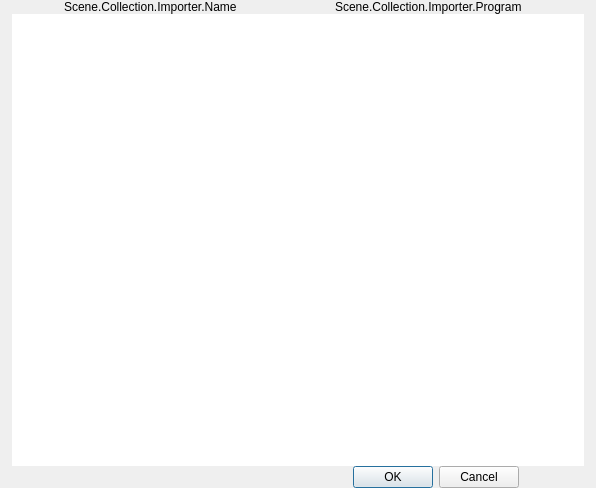
<?xml version="1.0" encoding="UTF-8"?>
<ui version="4.0">
 <class>PLSImporter</class>
 <widget class="QWidget" name="PLSImporter">
  <property name="geometry">
   <rect>
    <x>0</x>
    <y>0</y>
    <width>596</width>
    <height>488</height>
   </rect>
  </property>
  <property name="windowTitle">
   <string>Scene.Collection.Import.From.Other</string>
  </property>
  <layout class="QHBoxLayout" name="horizontalLayout_5">
   <property name="spacing">
    <number>0</number>
   </property>
   <property name="leftMargin">
    <number>0</number>
   </property>
   <property name="topMargin">
    <number>0</number>
   </property>
   <property name="rightMargin">
    <number>0</number>
   </property>
   <property name="bottomMargin">
    <number>0</number>
   </property>
   <item>
    <widget class="QStackedWidget" name="stackedWidget">
     <property name="currentIndex">
      <number>0</number>
     </property>
     <widget class="QWidget" name="listPage">
      <layout class="QVBoxLayout" name="verticalLayout">
       <property name="spacing">
        <number>0</number>
       </property>
       <property name="leftMargin">
        <number>0</number>
       </property>
       <property name="topMargin">
        <number>0</number>
       </property>
       <property name="rightMargin">
        <number>0</number>
       </property>
       <property name="bottomMargin">
        <number>0</number>
       </property>
       <item>
        <widget class="QFrame" name="titleFrame">
         <property name="frameShape">
          <enum>QFrame::NoFrame</enum>
         </property>
         <property name="frameShadow">
          <enum>QFrame::Raised</enum>
         </property>
         <layout class="QHBoxLayout" name="horizontalLayout">
          <property name="spacing">
           <number>9</number>
          </property>
          <property name="leftMargin">
           <number>64</number>
          </property>
          <property name="topMargin">
           <number>0</number>
          </property>
          <property name="rightMargin">
           <number>0</number>
          </property>
          <property name="bottomMargin">
           <number>0</number>
          </property>
          <item>
           <widget class="QLabel" name="titleNameLabel">
            <property name="text">
             <string>Scene.Collection.Importer.Name</string>
            </property>
           </widget>
          </item>
          <item>
           <widget class="QLabel" name="titleProgramLabel">
            <property name="text">
             <string>Scene.Collection.Importer.Program</string>
            </property>
           </widget>
          </item>
         </layout>
        </widget>
       </item>
       <item>
        <layout class="QHBoxLayout" name="horizontalLayout_4">
         <property name="spacing">
          <number>0</number>
         </property>
         <property name="leftMargin">
          <number>12</number>
         </property>
         <property name="rightMargin">
          <number>12</number>
         </property>
         <item>
          <widget class="PLSImporterListView" name="listView">
           <property name="frameShape">
            <enum>QFrame::NoFrame</enum>
           </property>
           <property name="verticalScrollMode">
            <enum>QAbstractItemView::ScrollPerPixel</enum>
           </property>
          </widget>
         </item>
        </layout>
       </item>
       <item>
        <widget class="QFrame" name="buttonFrame">
         <property name="frameShape">
          <enum>QFrame::NoFrame</enum>
         </property>
         <property name="frameShadow">
          <enum>QFrame::Raised</enum>
         </property>
         <layout class="QHBoxLayout" name="horizontalLayout_3">
          <property name="spacing">
           <number>10</number>
          </property>
          <property name="leftMargin">
           <number>26</number>
          </property>
          <property name="topMargin">
           <number>0</number>
          </property>
          <property name="rightMargin">
           <number>30</number>
          </property>
          <property name="bottomMargin">
           <number>0</number>
          </property>
          <item>
           <widget class="QLabel" name="nameSelectLabel">
            <property name="text">
             <string/>
            </property>
           </widget>
          </item>
          <item>
           <spacer name="horizontalSpacer">
            <property name="orientation">
             <enum>Qt::Horizontal</enum>
            </property>
            <property name="sizeHint" stdset="0">
             <size>
              <width>40</width>
              <height>20</height>
             </size>
            </property>
           </spacer>
          </item>
          <item>
           <widget class="PLSDialogButtonBox" name="buttonBox">
            <property name="sizePolicy">
             <sizepolicy hsizetype="Minimum" vsizetype="Fixed">
              <horstretch>0</horstretch>
              <verstretch>0</verstretch>
             </sizepolicy>
            </property>
            <property name="standardButtons">
             <set>QDialogButtonBox::Cancel|QDialogButtonBox::Ok</set>
            </property>
            <property name="centerButtons">
             <bool>true</bool>
            </property>
           </widget>
          </item>
         </layout>
        </widget>
       </item>
      </layout>
     </widget>
     <widget class="QWidget" name="noDataPage">
      <layout class="QHBoxLayout" name="horizontalLayout_7">
       <item>
        <widget class="QLabel" name="noDataLabel">
         <property name="text">
          <string>Scene.Collection.Importer.No.Scenes</string>
         </property>
         <property name="alignment">
          <set>Qt::AlignCenter</set>
         </property>
        </widget>
       </item>
      </layout>
     </widget>
    </widget>
   </item>
  </layout>
 </widget>
 <customwidgets>
  <customwidget>
   <class>PLSDialogButtonBox</class>
   <extends>QDialogButtonBox</extends>
   <header>PLSDialogButtonBox.h</header>
  </customwidget>
  <customwidget>
   <class>PLSImporterListView</class>
   <extends>QListView</extends>
   <header location="global">PLSImporterItem.h</header>
  </customwidget>
 </customwidgets>
 <resources/>
 <connections/>
</ui>
